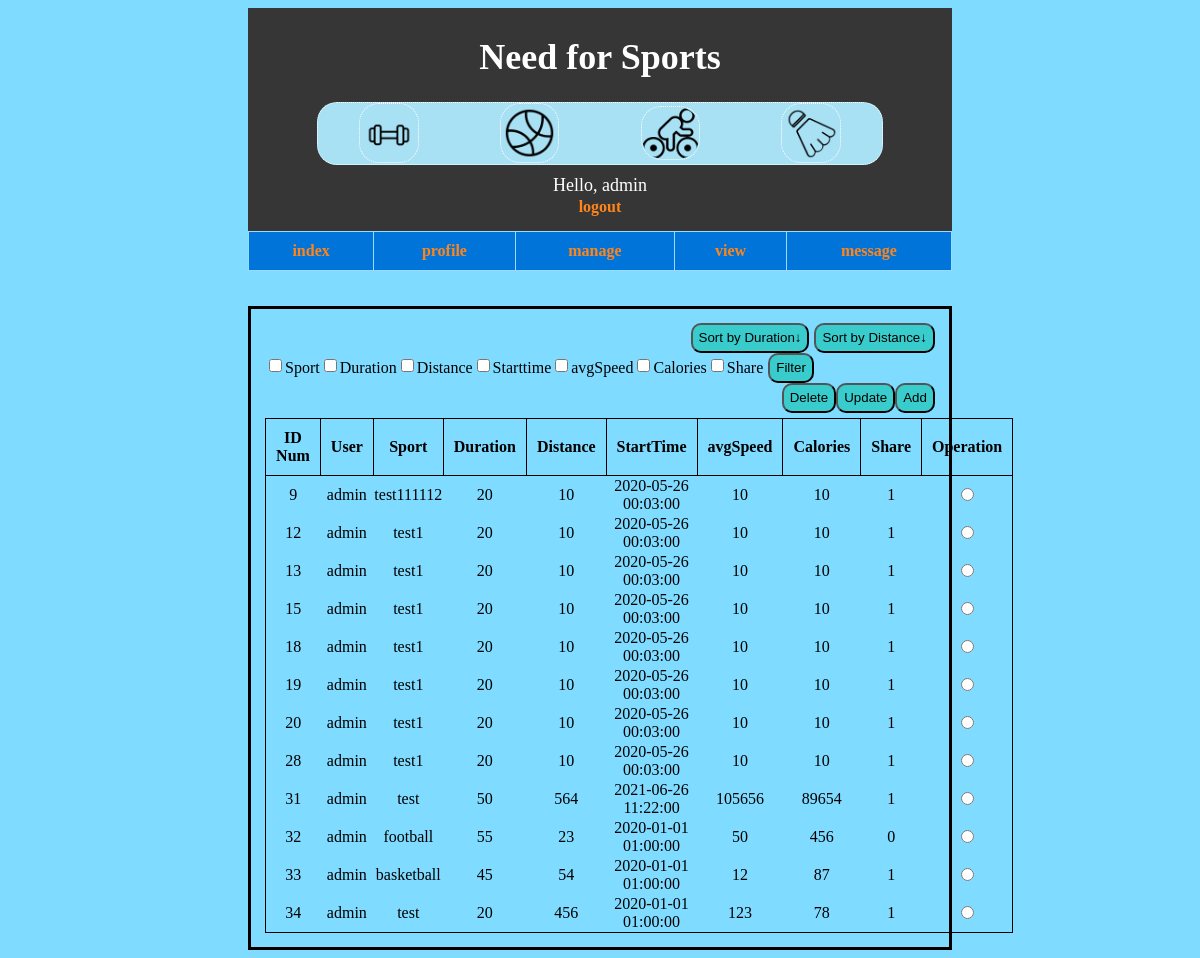
The page /manage.php (signed in) on the database as committed earlier.
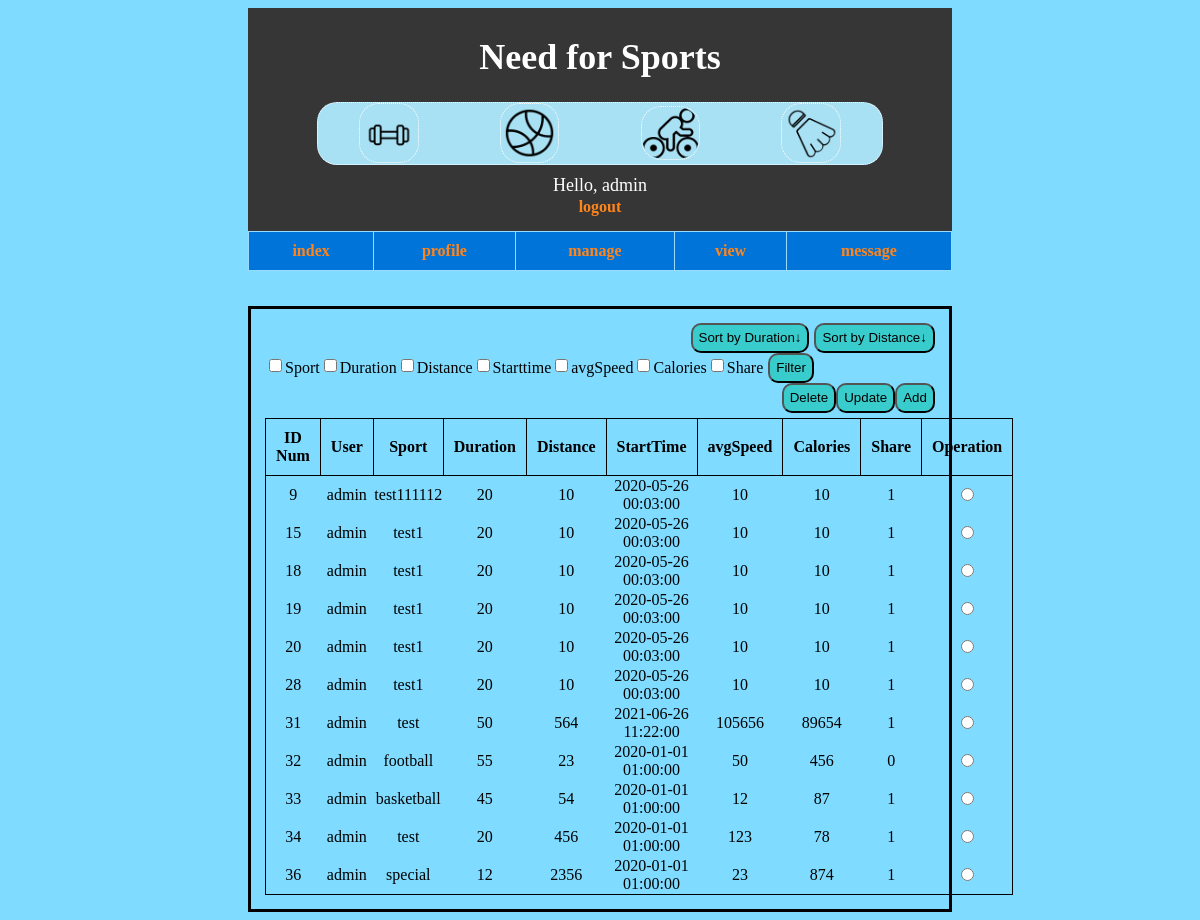
The same page on the database as committed later.
### tables this page shows
CREATE TABLE `sport_record` (
  `id` int(255) NOT NULL,
  `username` varchar(200) NOT NULL,
  `sport_type` varchar(200) NOT NULL,
  `start_time` datetime DEFAULT NULL,
  `duration` int(200) DEFAULT NULL,
  `distance` int(200) DEFAULT NULL,
  `average_speed` int(200) DEFAULT NULL,
  `calories` int(200) DEFAULT NULL,
  `share` tinyint(1) DEFAULT NULL
);

### parts/manage.php (the view, shortened to what this page needs)
<?php
$username = $_SESSION['username'];
$sql_add = "SELECT * FROM sport_record WHERE username = '$username'";
if (isset($_REQUEST['sort_by_duration'])) {
    $keyword = 'duration';
    $result = my_sort($mysqli, $keyword);
} elseif (isset($_REQUEST['sort_by_distance'])) {
    $keyword = 'distance';
    $result = my_sort($mysqli, $keyword);
} else {
    if (!$result = $mysqli->query($sql_add)) {
        echo "Error <br>";
        echo $sql_add;
    }
}
echo "<div style=\"border: solid;text-align: center;margin-top:5%;padding-left: 2%;padding-right: 2%; padding-top: 2%; padding-bottom: 2%\">";
echo "<form action = 'manage.php' method = 'post'>";
echo "<div style='text-align: right'>";
echo "<button class='btn'  type=\"submit\" name=\"sort_by_duration\">Sort by Duration↓</button>";
echo "<button class='btn' style='margin-left: 5px' type=\"submit\" name=\"sort_by_distance\">Sort by Distance↓</button>";
echo "</div>";
echo "</form>";
echo "<form action = 'manage.php' method = 'post'style='text-align: left'>";
echo "<input type=\"checkbox\" name=\"checks[]\" value='sport_type'>Sport</input>";
echo "<input  type=\"checkbox\" name=\"checks[]\" value='duration'>Duration</input>";
echo "<input  type=\"checkbox\" name=\"checks[]\" value='distance'>Distance</input>";
echo "<input  type=\"checkbox\" name=\"checks[]\" value='start_time'>Starttime</input>";
echo "<input  type=\"checkbox\" name=\"checks[]\" value='average_speed'>avgSpeed</input>";
echo "<input  type=\"checkbox\" name=\"checks[]\" value='calories'>Calories</input>";
echo "<input  type=\"checkbox\" name=\"checks[]\" value='share'>Share</input>";
echo "<button  class='btn' style='margin-left: 5px' type=\"submit\" name=\"check_confirm\">Filter</button>";
echo "</form>";
echo "<form action = './add.php' method = 'post'>";
echo "<div style='text-align: right; padding-bottom: 5px'>";
echo "<button class='btn'  type=\"submit\" name=\"delete\">Delete</button>";
echo "<button class='btn'  type=\"submit\" name=\"update\">Update</button>";
echo "<button class='btn'  type=\"submit\" name=\"add\">Add</button>";
echo "</div>";
echo "<table>";
echo "   <tr>";
echo "       <th>ID Num</th>";
echo "       <th>User</th>";
echo "       <th>Sport</th>";
echo "       <th>Duration</th>";
echo "       <th>Distance</th>";
echo "       <th>StartTime</th>";
echo "       <th>avgSpeed</th>";
echo "       <th>Calories</th>";
echo "       <th>Share</th>";
echo "       <th>Operation</th>";
echo "   </tr>";
while ($row = $result->fetch_assoc()) {
    $id = $row['id'];
    $user = $row['username'];
    $sport_type = $row['sport_type'];
    $start_time = $row['start_time'];
    $duration = $row['duration'];
    $distance = $row['distance'];
    $average_speed = $row['average_speed'];
    $calories = $row['calories'];
    $share = $row['share'];
    echo "<tr>";
    echo "<td>$id</td>";
    echo "<td>$user</td>";
    echo "<td>$sport_type</td>";
    echo "<td>$duration</td>";
    echo "<td>$distance</td>";
    echo "<td>$start_time</td>";
    echo "<td>$average_speed</td>";
    echo "<td>$calories</td>";
    echo "<td>$share</td>";
    echo "<td><input type='radio' name='select_id' value='$id'></td>";
    echo "</tr>";
}
echo "</form>";
echo "</div>";

### manage.php (shortened to what this page needs)
<?php
include "parts/dbconnect.php";
$fruitName = "orange";
echo "<!DOCTYPE html>";
echo "<html lang=\"en-us\">";
echo "<html>";
echo "<head>";
echo "<link href=\"css/style1.css\", rel=\"stylesheet\" />";
echo "</head>";
include 'parts/pageTop.php';
include 'parts/pageNav.php';
echo "<body id = \"$fruitName\">";
if (isset($_SESSION['admin'])) {
    include "parts/manage.php";
} else {
    include "parts/not_login.php";
    header('refresh:3;url=index.php');
}
echo "</body>";
echo "</html>";

### parts/pageTop.php (shortened to what this page needs)
<?php
$username = $_SESSION['username'];
$runsql = "SELECT * FROM sportsheader";
if (!$result = $mysqli->query($runsql)) {
    echo "Error";
}
$titles = array();
$images = array();
while ($row = $result->fetch_assoc()) {
    $title = $row['title'];
    $image = $row['image'];
    $titles[] = $title;
    $images[] = $image;
}
$title = "Need for Sports";
function displayHeadImg($titles, $images)
{
    echo "<section id = \"headsection\">";
    for ($i = 0; $i < count($titles); $i++) {
        echo "<img class = \"Imgtest_title\" src = \"$images[$i].png\">";
    }
    echo "</section>";
}
echo "<header style='padding-bottom: 2%'>";
echo "<div style='padding-top: .5%'>";
echo "<h1>$title</h1>";
echo "</div>";
displayHeadImg($titles, $images);
echo "<div style='margin-top: 10px'>";
if (isset($username)) {
    echo "Hello, $username<br>";
    echo "<a href='logout.php'>logout</a>";
}
echo "</div>";
echo "</header>";

### parts/pageNav.php
<?php
function showNav($titles)
{
    echo "<nav>";
    echo "<table>";
    echo "<div class = \"nav_bar\">";
    for ($i = 0; $i < count($titles); $i++) {
        echo "<th><a href=\"$titles[$i].php\">$titles[$i]</a></th>";
    }
    echo "</div>";
    echo "</table>";
    echo "</nav>";
}
showNav($titles_nav);

### css/style1.css (style rules this page uses)
#headsection { border-radius: 20px; max-width: 80%; height: auto; display: block; margin: auto; border: 1px dotted; padding: 0.1%; background-color: #a9e1f4; display: flex; }
.Imgtest_title { border-radius: 20px; max-width: 10%; height: auto; display: block; margin: auto; border: 1px dotted; padding: 0.1%; background-color: #a9e1f4; }
header { text-align: center; font-size: large; background-color: #363636; color: white; }
body { padding-left: 20%; padding-right: 20%; }
nav { font-family: cursive; color: #98DBFF; text-align: justify; background-color: #0074D9; }
.nav_bar { color: #98DBFF; }
a { font-weight: bold; }
a:link, a:visited { color: #FF851B; font-size: 16px; text-decoration: none; }
table { border: 1px solid; width: 100%; text-align: center; border-collapse: collapse; }
table th { border: 1px solid; padding: 10px; }
#orange { background-color: #7FDBFF; }
.btn { height: 30px; border-radius: 10px; background-color: #39CCCC; }

Rows that differ between the two databases and show on the page:
removed sport_record: id "12", username "admin", sport_type "test1", duration "20", distance "10", start_time "2020-05-26 00:03:00", average_speed "10", calories "10", share "1"
removed sport_record: id "13", username "admin", sport_type "test1", duration "20", distance "10", start_time "2020-05-26 00:03:00", average_speed "10", calories "10", share "1"
added sport_record: id "36", username "admin", sport_type "special", duration "12", distance "2356", start_time "2020-01-01 01:00:00", average_speed "23", calories "874", share "1"
